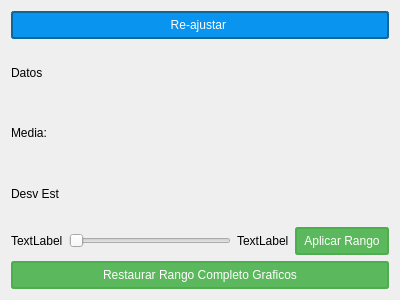
<?xml version="1.0" encoding="UTF-8"?>
<ui version="4.0">
 <class>AnalisisGrafico</class>
 <widget class="QDialog" name="AnalisisGrafico">
  <property name="geometry">
   <rect>
    <x>0</x>
    <y>0</y>
    <width>400</width>
    <height>300</height>
   </rect>
  </property>
  <property name="windowTitle">
   <string>Analisi Grafico Angulos</string>
  </property>
  <layout class="QVBoxLayout" name="verticalLayout">
   <item>
    <widget class="QPushButton" name="pushButtonRescalar">
     <property name="styleSheet">
      <string notr="true">QPushButton{
color : white;
background: #0994f0;
border: 2px solid #0e6699;
border-radius: 3px;
padding: 5px;
min-width: 80px;
}

QPushButton:hover {
background: #1077b3;
border: 2px solid #005A81;
}

QPushButton:pressed {
background: #0323FF;
border: 3px solid #0000FF;
}</string>
     </property>
     <property name="text">
      <string>Re-ajustar </string>
     </property>
    </widget>
   </item>
   <item>
    <widget class="QLabel" name="labelCantidadDatos">
     <property name="text">
      <string>Datos</string>
     </property>
    </widget>
   </item>
   <item>
    <widget class="QLabel" name="labelMedia">
     <property name="text">
      <string>Media:</string>
     </property>
    </widget>
   </item>
   <item>
    <widget class="QLabel" name="labelDesvEst">
     <property name="text">
      <string>Desv Est</string>
     </property>
    </widget>
   </item>
   <item>
    <layout class="QHBoxLayout" name="horizontalLayout">
     <item>
      <widget class="QLabel" name="labelRangoInf">
       <property name="text">
        <string>TextLabel</string>
       </property>
      </widget>
     </item>
     <item>
      <widget class="QxtSpanSlider" name="horizontalSlider">
       <property name="styleSheet">
        <string notr="true">
</string>
       </property>
       <property name="orientation">
        <enum>Qt::Horizontal</enum>
       </property>
      </widget>
     </item>
     <item>
      <widget class="QLabel" name="labelRangoSup">
       <property name="text">
        <string>TextLabel</string>
       </property>
      </widget>
     </item>
     <item>
      <widget class="QPushButton" name="pushButtonAplicarRango">
       <property name="styleSheet">
        <string notr="true">QPushButton{
color : white;
background-color: #5cb85c;
border: 2px solid #4cae4c;
border-radius: 3px;
padding: 5px;
min-width: 80px;
}

QPushButton:hover {
background-color: #47a447;
border: 2px solid #398439;
}

QPushButton:pressed {
border: 3px solid #398439;
}</string>
       </property>
       <property name="text">
        <string>Aplicar Rango</string>
       </property>
      </widget>
     </item>
    </layout>
   </item>
   <item>
    <widget class="QPushButton" name="pushButtonRestaurar">
     <property name="styleSheet">
      <string notr="true">QPushButton{
color : white;
background-color: #5cb85c;
border: 2px solid #4cae4c;
border-radius: 3px;
padding: 5px;
min-width: 80px;
}

QPushButton:hover {
background-color: #47a447;
border: 2px solid #398439;
}

QPushButton:pressed {
border: 3px solid #398439;
}</string>
     </property>
     <property name="text">
      <string>Restaurar Rango Completo Graficos</string>
     </property>
    </widget>
   </item>
  </layout>
 </widget>
 <customwidgets>
  <customwidget>
   <class>QxtSpanSlider</class>
   <extends>QSlider</extends>
   <header>qxtspanslider.h</header>
  </customwidget>
 </customwidgets>
 <resources/>
 <connections/>
</ui>
